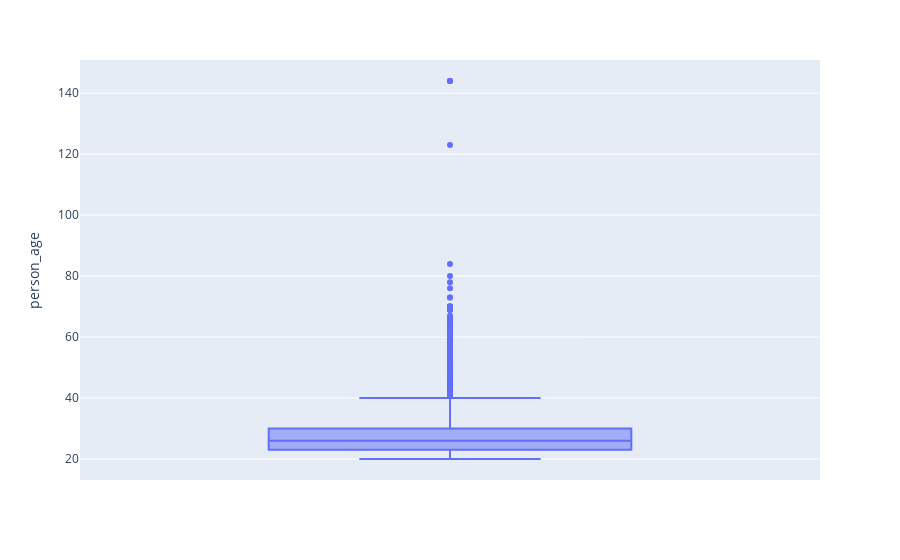

Write notebook code for a chart like this one.
### Code cell
#age 
grath = px.box(credit_base, y = 'person_age')
grath.show()

### Figure 1 — Plotly figure (JSON) as saved in the notebook; plotly's stock layout.template omitted (floating-point values rounded to 4 significant figures; data arrays with more than 128 entries replaced by an {"elided": "..."} marker saying what was removed)
{"data": [{"alignmentgroup": "True", "hovertemplate": "person_age=%{y}<extra></extra>", "legendgroup": "", "marker": {"color": "#636efa"}, "name": "", "notched": false, "offsetgroup": "", "orientation": "v", "showlegend": false, "type": "box", "x0": " ", "xaxis": "x", "y": {"elided": "28638 int values"}, "y0": " ", "yaxis": "y"}], "layout": {"boxmode": "group", "legend": {"tracegroupgap": 0}, "margin": {"t": 60}, "xaxis": {"anchor": "y", "domain": [0, 1]}, "yaxis": {"anchor": "x", "domain": [0, 1], "title": {"text": "person_age"}}}}
